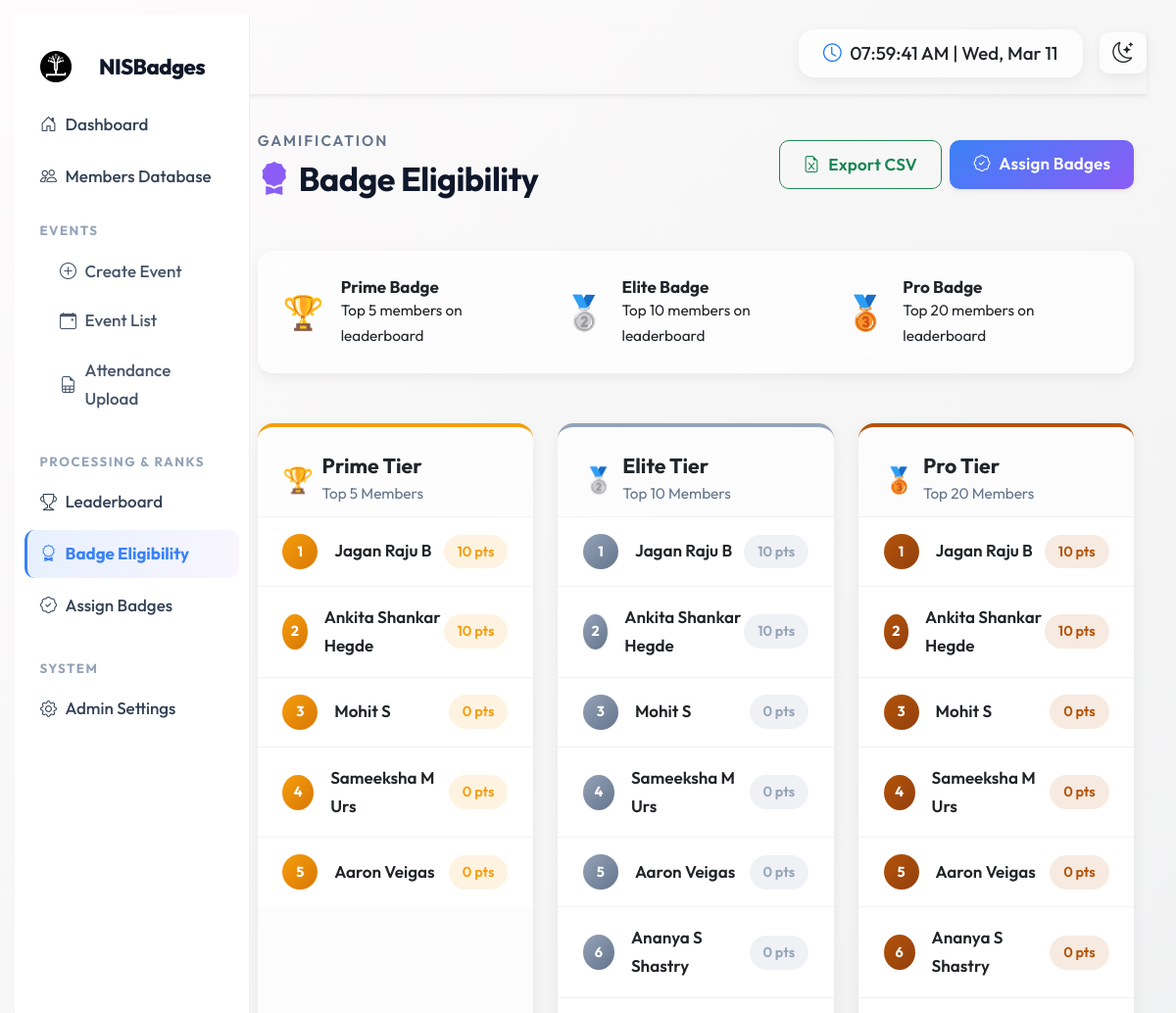
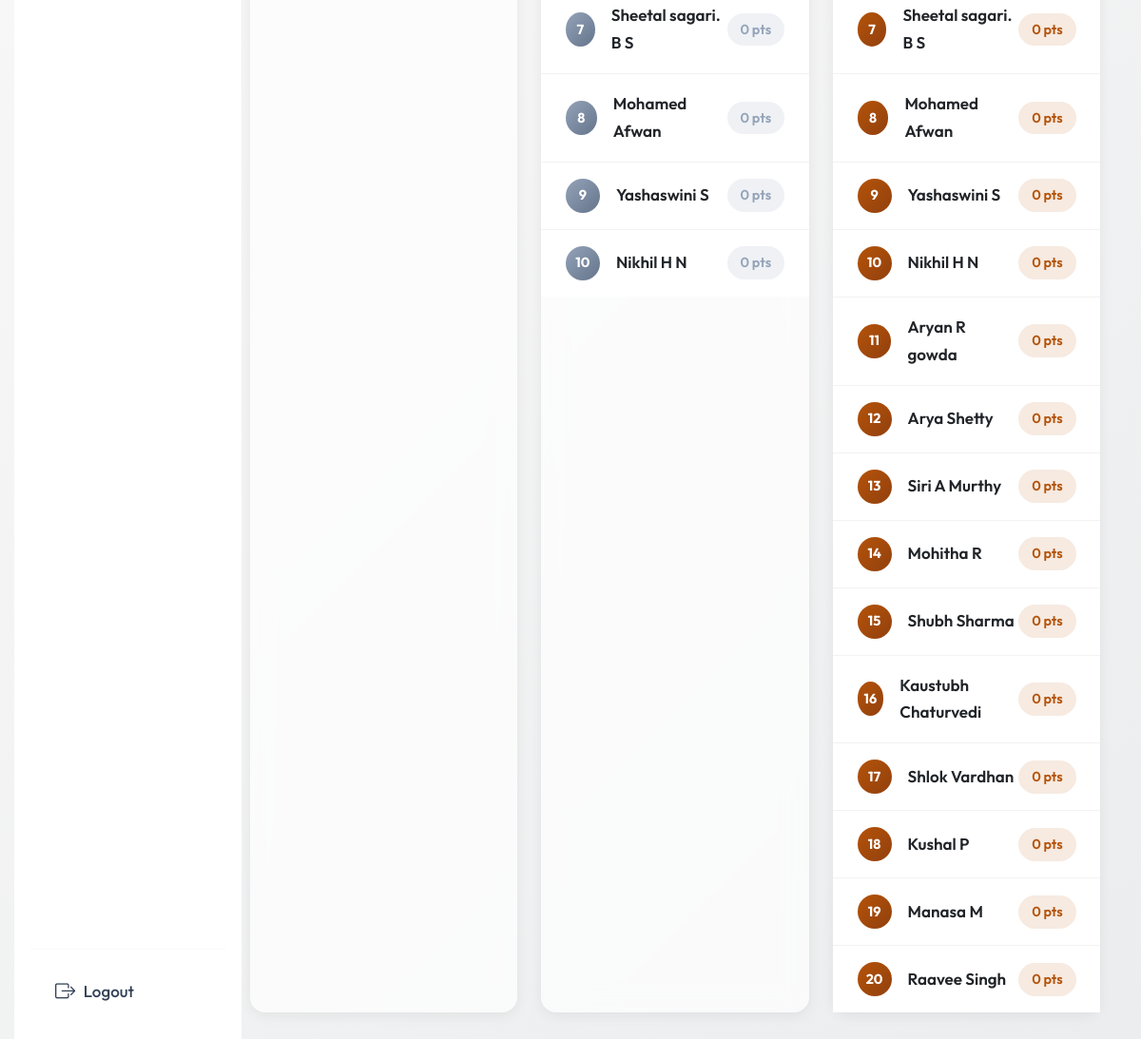
The page /leaderboard/badges/eligibility/ (signed in) on the database its author committed (2 pictures, top to bottom).
### members/models.py (models this page shows, shortened)
class IEEEMember(models.Model):
    ieee_number    = models.CharField(max_length=50, unique=True, primary_key=True)
    full_name      = models.CharField(max_length=255)
    gender         = models.CharField(max_length=20, blank=True, null=True)
    birthdate      = models.DateField(blank=True, null=True)
    email          = models.EmailField(unique=True)
    mobile_number  = models.CharField(max_length=20, blank=True, null=True)
    branch         = models.CharField(max_length=100, blank=True, null=True)
    year           = models.CharField(max_length=20, blank=True, null=True)
    total_points       = models.IntegerField(default=0)
    referral_count     = models.IntegerField(default=0)
    last_score_update  = models.DateTimeField(auto_now=True)
    def __init__(self, *args, **kwargs):
        super().__init__(*args, **kwargs)
        self._original_referral_count = self.referral_count
        self._original_total_points   = self.total_points

### leaderboard/views.py (the view)
# urls.py: path('badges/eligibility/', views.badge_eligibility, name='badge_eligibility'),
def badge_eligibility(request):
    leaderboard_data = IEEEMember.objects.all().order_by(
        '-total_points',
        '-referral_count',
        'last_score_update'
    )
    context = {
        'prime_eligible': leaderboard_data[:5],   # Top 5
        'elite_eligible': leaderboard_data[:10],  # Top 10
        'pro_eligible': leaderboard_data[:20],    # Top 20
    }
    return render(request, 'leaderboard/badge_eligibility.html', context)

### leaderboard/templates/leaderboard/badge_eligibility.html (shortened to what this page needs)
{% extends 'base.html' %}
{% block content %}
<div class="container-fluid py-2">
    <div class="d-flex justify-content-between align-items-center mb-5">
        <div>
            <p class="text-muted small text-uppercase fw-semibold mb-1" style="letter-spacing:2px;">Gamification</p>
            <h2 class="fw-bolder mb-0" style="letter-spacing:-0.5px;font-size:2rem;">
                <i class="bi bi-award-fill me-2" style="color:var(--secondary-accent);"></i>Badge Eligibility
            </h2>
        </div>
        {% if request.user.role == 'main_admin' or request.user.role == 'co_admin' %}
        <div class="d-flex gap-2 flex-wrap">
            <a href="{% url 'export_badges_csv' %}" class="btn btn-outline-success rounded-pill px-4">
                <i class="bi bi-file-earmark-excel me-2"></i>Export CSV
            </a>
            <a href="{% url 'assign_badges' %}" class="btn btn-gradient rounded-pill px-4 shadow-sm">
                <i class="bi bi-patch-check me-2"></i>Assign Badges
            </a>
        </div>
        {% endif %}
    </div>
    <div class="card glass-panel border-0 p-4 mb-5">
        <div class="row g-3 text-center">
            <div class="col-md-4">
                <div class="d-flex align-items-center justify-content-center gap-3">
                    <span class="fs-2">🏆</span>
                    <div class="text-start">
                        <h6 class="fw-bold mb-0" style="color:var(--gold);">Prime Badge</h6>
                        <p class="text-muted small mb-0">Top 5 members on leaderboard</p>
                    </div>
                </div>
            </div>
            <div class="col-md-4">
                <div class="d-flex align-items-center justify-content-center gap-3">
                    <span class="fs-2">🥈</span>
                    <div class="text-start">
                        <h6 class="fw-bold mb-0" style="color:var(--silver);">Elite Badge</h6>
                        <p class="text-muted small mb-0">Top 10 members on leaderboard</p>
                    </div>
                </div>
            </div>
            <div class="col-md-4">
                <div class="d-flex align-items-center justify-content-center gap-3">
                    <span class="fs-2">🥉</span>
                    <div class="text-start">
                        <h6 class="fw-bold mb-0" style="color:var(--bronze);">Pro Badge</h6>
                        <p class="text-muted small mb-0">Top 20 members on leaderboard</p>
                    </div>
                </div>
            </div>
        </div>
    </div>
    <div class="row row-cols-1 row-cols-md-3 g-4">
        <div class="col">
            <div class="card glass-panel border-0 h-100" style="border-top:4px solid var(--gold) !important;">
                <div class="card-header border-0 pt-4 px-4 pb-2">
                    <div class="d-flex align-items-center gap-2">
                        <span class="fs-4">🏆</span>
                        <div>
                            <h5 class="fw-bold mb-0" style="color:var(--gold);">Prime Tier</h5>
                            <small class="text-muted">Top 5 Members</small>
                        </div>
                    </div>
                </div>
                <div class="card-body p-0">
                    <ul class="list-group list-group-flush">
                        {% for member in prime_eligible %}
                        <li class="list-group-item d-flex justify-content-between align-items-center border-0 px-4 py-3"
                            style="border-top:1px solid rgba(0,0,0,0.05) !important;">
                            <div class="d-flex align-items-center gap-3">
                                <div class="d-inline-flex align-items-center justify-content-center rounded-circle text-white fw-bold"
                                    style="width:36px;height:36px;font-size:0.85rem;background:linear-gradient(135deg,#f59e0b,#d97706);">
                                    {{ forloop.counter }}</div>
                                <span class="fw-semibold" style="font-size:1rem;">{{ member.full_name }}</span>
                            </div>
                            <span class="pill-badge pill-badge-gold">{{ member.total_points }} pts</span>
                        </li>
                        {% empty %}
                        <li class="list-group-item border-0 text-center py-5 text-muted">
                            <i class="bi bi-inbox fs-3 d-block mb-2"></i>No eligible members yet.
                        </li>
                        {% endfor %}
                    </ul>
                </div>
            </div>
        </div>
        <div class="col">
            <div class="card glass-panel border-0 h-100" style="border-top:4px solid var(--silver) !important;">
                <div class="card-header border-0 pt-4 px-4 pb-2">
                    <div class="d-flex align-items-center gap-2">
                        <span class="fs-4">🥈</span>
                        <div>
                            <h5 class="fw-bold mb-0" style="color:var(--silver);">Elite Tier</h5>
                            <small class="text-muted">Top 10 Members</small>
                        </div>
                    </div>
                </div>
                <div class="card-body p-0">
                    <ul class="list-group list-group-flush">
                        {% for member in elite_eligible %}
                        <li class="list-group-item d-flex justify-content-between align-items-center border-0 px-4 py-3"
                            style="border-top:1px solid rgba(0,0,0,0.05) !important;">
                            <div class="d-flex align-items-center gap-3">
                                <div class="d-inline-flex align-items-center justify-content-center rounded-circle text-white fw-bold"
                                    style="width:36px;height:36px;font-size:0.85rem;background:linear-gradient(135deg,#94a3b8,#64748b);">
                                    {{ forloop.counter }}</div>
                                <span class="fw-semibold" style="font-size:1rem;">{{ member.full_name }}</span>
                            </div>
                            <span class="pill-badge" style="background:rgba(148,163,184,0.15);color:var(--silver);">{{member.total_points }} pts</span>
                        </li>
                        {% empty %}
                        <li class="list-group-item border-0 text-center py-5 text-muted">
                            <i class="bi bi-inbox fs-3 d-block mb-2"></i>No eligible members yet.
                        </li>
                        {% endfor %}
                    </ul>
                </div>
            </div>
        </div>
        <div class="col">
            <div class="card glass-panel border-0 h-100" style="border-top:4px solid var(--bronze) !important;">
                <div class="card-header border-0 pt-4 px-4 pb-2">
                    <div class="d-flex align-items-center gap-2">
                        <span class="fs-4">🥉</span>
                        <div>
                            <h5 class="fw-bold mb-0" style="color:var(--bronze);">Pro Tier</h5>
                            <small class="text-muted">Top 20 Members</small>
                        </div>
                    </div>
                </div>
                <div class="card-body p-0">
                    <ul class="list-group list-group-flush">
                        {% for member in pro_eligible %}
                        <li class="list-group-item d-flex justify-content-between align-items-center border-0 px-4 py-3"
                            style="border-top:1px solid rgba(0,0,0,0.05) !important;">
                            <div class="d-flex align-items-center gap-3">
                                <div class="d-inline-flex align-items-center justify-content-center rounded-circle text-white fw-bold"
                                    style="width:36px;height:36px;font-size:0.85rem;background:linear-gradient(135deg,#b45309,#92400e);">
                                    {{ forloop.counter }}</div>
                                <span class="fw-semibold" style="font-size:1rem;">{{ member.full_name }}</span>
                            </div>
                            <span class="pill-badge" style="background:rgba(180,83,9,0.12);color:var(--bronze);">{{member.total_points }} pts</span>
                        </li>
                        {% empty %}
                        <li class="list-group-item border-0 text-center py-5 text-muted">
                            <i class="bi bi-inbox fs-3 d-block mb-2"></i>No eligible members yet.
                        </li>
                        {% endfor %}
                    </ul>
                </div>
            </div>
        </div>
    </div>
</div>
{% endblock %}

### static/css/glass.css (style rules this page uses)
:root { --bg-gradient: linear-gradient(135deg, #fdfbfb 0%, #ebedee 100%); --glass-bg: rgba(255, 255, 255, 0.7); --glass-border: rgba(255, 255, 255, 0.3); --text-color: #212529; --shadow-color: rgba(0, 0, 0, 0.1); --sidebar-link-color: #495057; --sidebar-link-hover: #000; --sidebar-link-bg-hover: rgba(255, 255, 255, 0.4); }
body { background: var(--bg-gradient); color: var(--text-color); background-attachment: fixed; background-size: cover; transition: background 0.3s ease, color 0.3s ease; }
.glass-panel { background: var(--glass-bg) !important; backdrop-filter: blur(12px) !important; -webkit-backdrop-filter: blur(12px) !important; border: 1px solid var(--glass-border) !important; border-radius: 16px !important; box-shadow: 0 4px 30px var(--shadow-color) !important; color: var(--text-color) !important; transition: background 0.3s ease, color 0.3s ease, border-color 0.3s ease, box-shadow 0.3s ease; }
.glass-panel h1, .glass-panel h2, .glass-panel h3, .glass-panel h4, .glass-panel h5, .glass-panel h6, .glass-panel p { color: var(--text-color) !important; }

### static/css/custom.css (style rules this page uses)
* { transition: background-color 0.2s ease, color 0.2s ease, border-color 0.2s ease; }
:root { --font-primary: 'Outfit', sans-serif; --bg-light: #f1f5f9; --primary-accent: #3b82f6; --secondary-accent: #8b5cf6; --gold: #f59e0b; --silver: #94a3b8; --bronze: #b45309; --card-shadow: 0 4px 14px rgba(0, 0, 0, 0.06); --card-shadow-hover: 0 12px 32px rgba(0, 0, 0, 0.12); }
*, *::before, *::after { box-sizing: border-box; }
html { font-size: 17px; }
body { font-family: var(--font-primary) !important; background-color: var(--bg-light) !important; color: #1e293b; font-size: 1.05rem; line-height: 1.7; }
h1, h2, h3, h4, h5, h6 { font-family: var(--font-primary) !important; font-weight: 700; color: #0f172a; line-height: 1.3; }
p { font-size: 1.08rem; color: #475569; }
small, .small { font-size: 0.9rem !important; }
.text-muted { color: #64748b !important; font-size: 0.95rem; }
.card, .glass-panel { border-radius: 16px !important; border: none !important; box-shadow: var(--card-shadow) !important; background-color: #ffffff; transition: transform 0.25s ease, box-shadow 0.25s ease; }
.card-header { background: transparent !important; }
.pill-badge { display: inline-block; padding: 5px 14px; border-radius: 50rem; font-weight: 600; font-size: 0.85rem; background: rgba(59, 130, 246, 0.1); color: var(--primary-accent); white-space: nowrap; }
.pill-badge-gold { background: rgba(245, 158, 11, 0.12); color: var(--gold); }
.btn { font-family: var(--font-primary) !important; font-weight: 600 !important; border-radius: 10px !important; transition: all 0.2s ease !important; font-size: 1rem !important; padding: 11px 24px !important; letter-spacing: 0.2px; }
.btn-gradient { background: linear-gradient(135deg, var(--primary-accent), var(--secondary-accent)); color: white !important; border: none !important; }

### rows shown on the page
IEEEMember: full_name "Jagan Raju B", total_points "10"
IEEEMember: full_name "Ankita Shankar Hegde", total_points "10"
IEEEMember: full_name "Mohit S", total_points "0"
IEEEMember: full_name "Sameeksha M Urs", total_points "0"
IEEEMember: full_name "Aaron Veigas", total_points "0"
IEEEMember: full_name "Ananya S Shastry", total_points "0"
IEEEMember: full_name "Sheetal sagari. B S", total_points "0"
IEEEMember: full_name "Mohamed Afwan", total_points "0"
IEEEMember: full_name "Yashaswini S", total_points "0"
IEEEMember: full_name "Nikhil H N", total_points "0"
IEEEMember: full_name "Aryan R gowda", total_points "0"
IEEEMember: full_name "Arya Shetty", total_points "0"
IEEEMember: full_name "Siri A Murthy", total_points "0"
IEEEMember: full_name "Mohitha R", total_points "0"
IEEEMember: full_name "Shubh Sharma", total_points "0"
IEEEMember: full_name "Kaustubh Chaturvedi", total_points "0"
IEEEMember: full_name "Shlok Vardhan", total_points "0"
IEEEMember: full_name "Kushal P", total_points "0"
IEEEMember: full_name "Manasa M", total_points "0"
IEEEMember: full_name "Raavee Singh", total_points "0"
